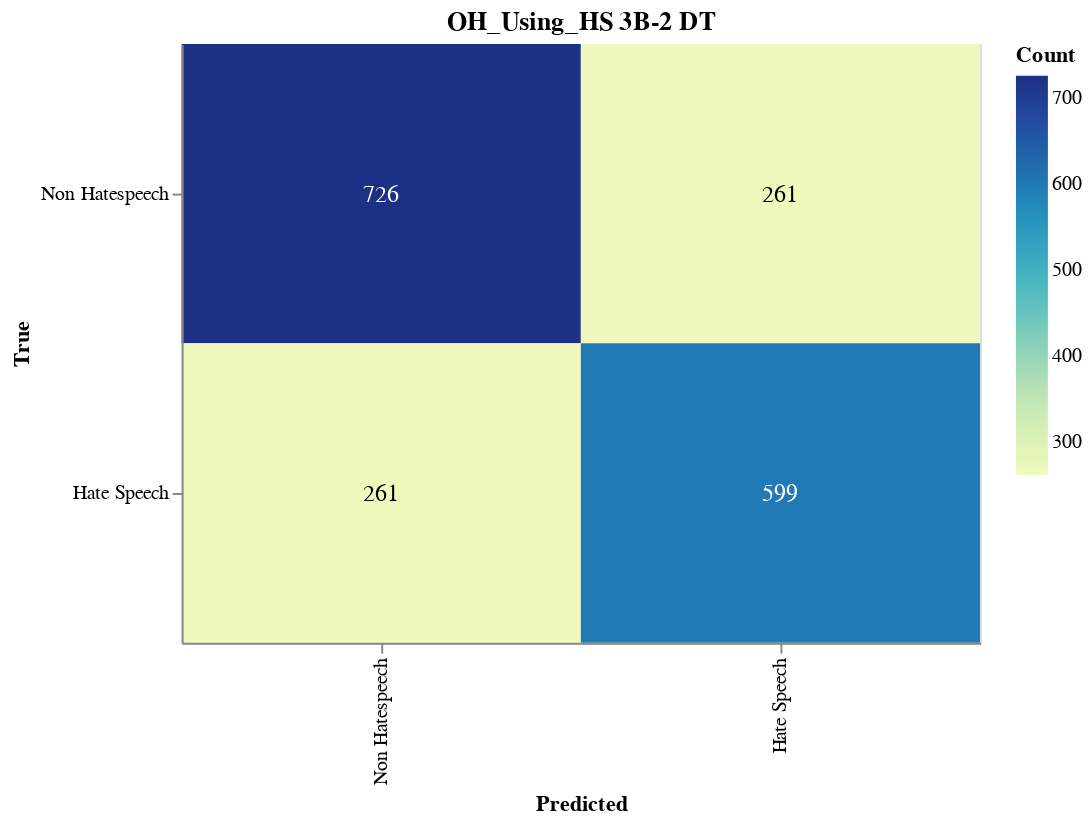

The notebook cell saved with this chart:
### Markdown cell above
#### Save Confusion Matrix

### Code cell
import altair as alt
import pandas as pd
from sklearn.metrics import confusion_matrix

# Calculate the confusion matrix
cm = confusion_matrix(true_labels, adjusted_predictions)

# Define class names
class_names = ['Non Hatespeech', 'Hate Speech']

# Convert confusion matrix to DataFrame
cm_df = pd.DataFrame(cm, index=class_names, columns=class_names).reset_index().melt(id_vars='index')
cm_df.columns = ['True', 'Predicted', 'Count']

# Ensure the order of categories
cm_df['True'] = pd.Categorical(cm_df['True'], categories=class_names, ordered=True)
cm_df['Predicted'] = pd.Categorical(cm_df['Predicted'], categories=class_names, ordered=True)

# Create the Altair plot
heatmap = alt.Chart(cm_df).mark_rect().encode(
    x=alt.X('Predicted:O', sort=class_names),
    y=alt.Y('True:O', sort=class_names),
    color='Count:Q',
    tooltip=['True', 'Predicted', 'Count']
).properties(
    width=400,
    height=300,
    title='OH_Using_HS 3B-2 DT'
)

# Add text labels
text = heatmap.mark_text(
    align='center',
    baseline='middle',
    fontSize=12
).encode(
    text='Count:Q',
    color=alt.condition(
        alt.datum.Count > cm.max() / 2,
        alt.value('white'),
        alt.value('black')
    )
)

# Combine heatmap and text
final_chart = heatmap + text

# Display the plot
final_chart.show()

### Figure 1 — Vega-Lite specification as saved in the notebook (floating-point values rounded to 4 significant figures)
{"config": {"view": {"continuousWidth": 300, "continuousHeight": 300}}, "layer": [{"mark": {"type": "rect"}, "encoding": {"color": {"field": "Count", "type": "quantitative"}, "tooltip": [{"field": "True", "type": "ordinal"}, {"field": "Predicted", "type": "ordinal"}, {"field": "Count", "type": "quantitative"}], "x": {"field": "Predicted", "sort": ["Non Hatespeech", "Hate Speech"], "type": "ordinal"}, "y": {"field": "True", "sort": ["Non Hatespeech", "Hate Speech"], "type": "ordinal"}}, "title": "OH_Using_HS 3B-2 DT"}, {"mark": {"type": "text", "align": "center", "baseline": "middle", "fontSize": 12}, "encoding": {"color": {"condition": {"test": "(datum.Count > 363.0)", "value": "white"}, "value": "black"}, "text": {"field": "Count", "type": "quantitative"}, "tooltip": [{"field": "True", "type": "ordinal"}, {"field": "Predicted", "type": "ordinal"}, {"field": "Count", "type": "quantitative"}], "x": {"field": "Predicted", "sort": ["Non Hatespeech", "Hate Speech"], "type": "ordinal"}, "y": {"field": "True", "sort": ["Non Hatespeech", "Hate Speech"], "type": "ordinal"}}, "title": "OH_Using_HS 3B-2 DT"}], "data": {"name": "data-a8d5a78ce0d7a6d628e4975ef6ecdc5c"}, "height": 300, "width": 400, "$schema": "https://vega.github.io/schema/vega-lite/v5.17.0.json", "datasets": {"data-a8d5a78ce0d7a6d628e4975ef6ecdc5c": [{"True": "Non Hatespeech", "Predicted": "Non Hatespeech", "Count": 726}, {"True": "Hate Speech", "Predicted": "Non Hatespeech", "Count": 261}, {"True": "Non Hatespeech", "Predicted": "Hate Speech", "Count": 261}, {"True": "Hate Speech", "Predicted": "Hate Speech", "Count": 599}]}}
